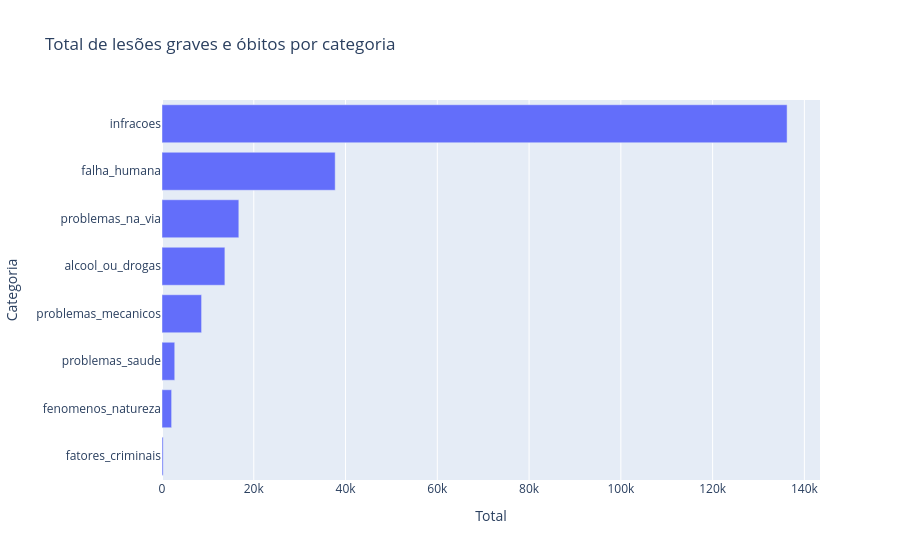
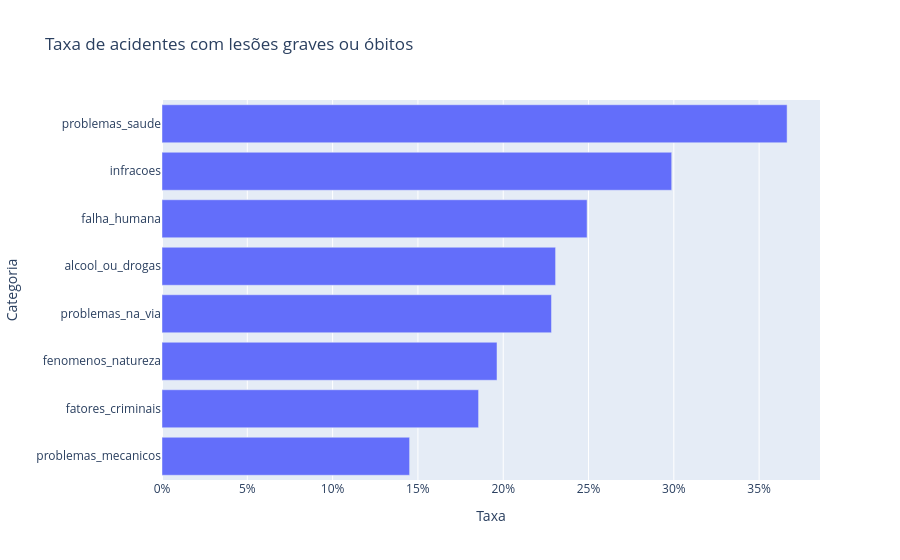

The code cell stored with these charts, in order, in its notebook:
### Code cell
# ============================================
# 1. Criar coluna de gravidade
# ============================================

tabela_limpa["grave_ou_obito"] = (
    (tabela_limpa["mortos"] > 0) |
    (tabela_limpa["feridos_graves"] > 0)
)

# ============================================
# 2. GRÁFICO 1 - IMPACTO TOTAL
# ============================================
# Mostra:
# Quais categorias geram mais vítimas
# graves e mortes no total
# ============================================

resultado_total = (
    tabela_limpa
    .groupby("cat_causa")[["mortos", "feridos_graves"]]
    .sum()
    .reset_index()
)

resultado_total["graves_ou_mortos"] = (
    resultado_total["mortos"] +
    resultado_total["feridos_graves"]
)

resultado_total = resultado_total.sort_values(
    by="graves_ou_mortos",
    ascending=False
)

fig1 = px.bar(
    resultado_total,
    x="graves_ou_mortos",
    y="cat_causa",
    orientation="h",
    title="Total de lesões graves e óbitos por categoria",
    labels={
        "graves_ou_mortos": "Total",
        "cat_causa": "Categoria"
    }
)

fig1.update_layout(
    yaxis={'categoryorder':'total ascending'}
)

fig1.show()

# ============================================
# 3. GRÁFICO 2 - TAXA DE GRAVIDADE
# ============================================
# Mostra:
# Quando a categoria acontece,
# qual a chance de gerar morte
# ou ferido grave
# ============================================

resultado_taxa = (
    tabela_limpa
    .groupby("cat_causa")
    .agg({
        "grave_ou_obito": "mean",
        "causa_acidente": "count"
    })
    .rename(columns={
        "grave_ou_obito": "taxa_gravidade",
        "causa_acidente": "quantidade_acidentes"
    })
    .reset_index()
)

# ============================================
# 4. Filtrar categorias pequenas
# ============================================
# Evita distorções estatísticas
# ============================================

resultado_taxa = resultado_taxa[
    resultado_taxa["quantidade_acidentes"] >= 100
]

# ============================================
# 5. Ordenar
# ============================================

resultado_taxa = resultado_taxa.sort_values(
    by="taxa_gravidade",
    ascending=False
)

# ============================================
# 6. Criar gráfico da taxa
# ============================================

fig2 = px.bar(
    resultado_taxa,
    x="taxa_gravidade",
    y="cat_causa",
    orientation="h",
    title="Taxa de acidentes com lesões graves ou óbitos",
    labels={
        "taxa_gravidade": "Taxa",
        "cat_causa": "Categoria"
    }
)

fig2.update_layout(
    yaxis={'categoryorder':'total ascending'},
    xaxis_tickformat=".0%"
)

fig2.show()

### Figure 1 — Plotly figure (JSON) as saved in the notebook; plotly's stock layout.template omitted (floating-point values rounded to 4 significant figures)
{"data": [{"hovertemplate": "Total=%{x}<br>Categoria=%{y}<extra></extra>", "legendgroup": "", "marker": {"color": "#636efa", "pattern": {"shape": ""}}, "name": "", "orientation": "h", "showlegend": false, "textposition": "auto", "type": "bar", "x": [136232, 37745, 16743, 13705, 8627, 2777, 2097, 255], "xaxis": "x", "y": ["infracoes", "falha_humana", "problemas_na_via", "alcool_ou_drogas", "problemas_mecanicos", "problemas_saude", "fenomenos_natureza", "fatores_criminais"], "yaxis": "y"}], "layout": {"barmode": "relative", "legend": {"tracegroupgap": 0}, "title": {"text": "Total de lesões graves e óbitos por categoria"}, "xaxis": {"anchor": "y", "domain": [0, 1], "title": {"text": "Total"}}, "yaxis": {"anchor": "x", "categoryorder": "total ascending", "domain": [0, 1], "title": {"text": "Categoria"}}}}

### Figure 2 — Plotly figure (JSON) as saved in the notebook; plotly's stock layout.template omitted (floating-point values rounded to 4 significant figures)
{"data": [{"hovertemplate": "Taxa=%{x}<br>Categoria=%{y}<extra></extra>", "legendgroup": "", "marker": {"color": "#636efa", "pattern": {"shape": ""}}, "name": "", "orientation": "h", "showlegend": false, "textposition": "auto", "type": "bar", "x": [0.3664, 0.2987, 0.2491, 0.2307, 0.2283, 0.1964, 0.1856, 0.1451], "xaxis": "x", "y": ["problemas_saude", "infracoes", "falha_humana", "alcool_ou_drogas", "problemas_na_via", "fenomenos_natureza", "fatores_criminais", "problemas_mecanicos"], "yaxis": "y"}], "layout": {"barmode": "relative", "legend": {"tracegroupgap": 0}, "title": {"text": "Taxa de acidentes com lesões graves ou óbitos"}, "xaxis": {"anchor": "y", "domain": [0, 1], "tickformat": ".0%", "title": {"text": "Taxa"}}, "yaxis": {"anchor": "x", "categoryorder": "total ascending", "domain": [0, 1], "title": {"text": "Categoria"}}}}
